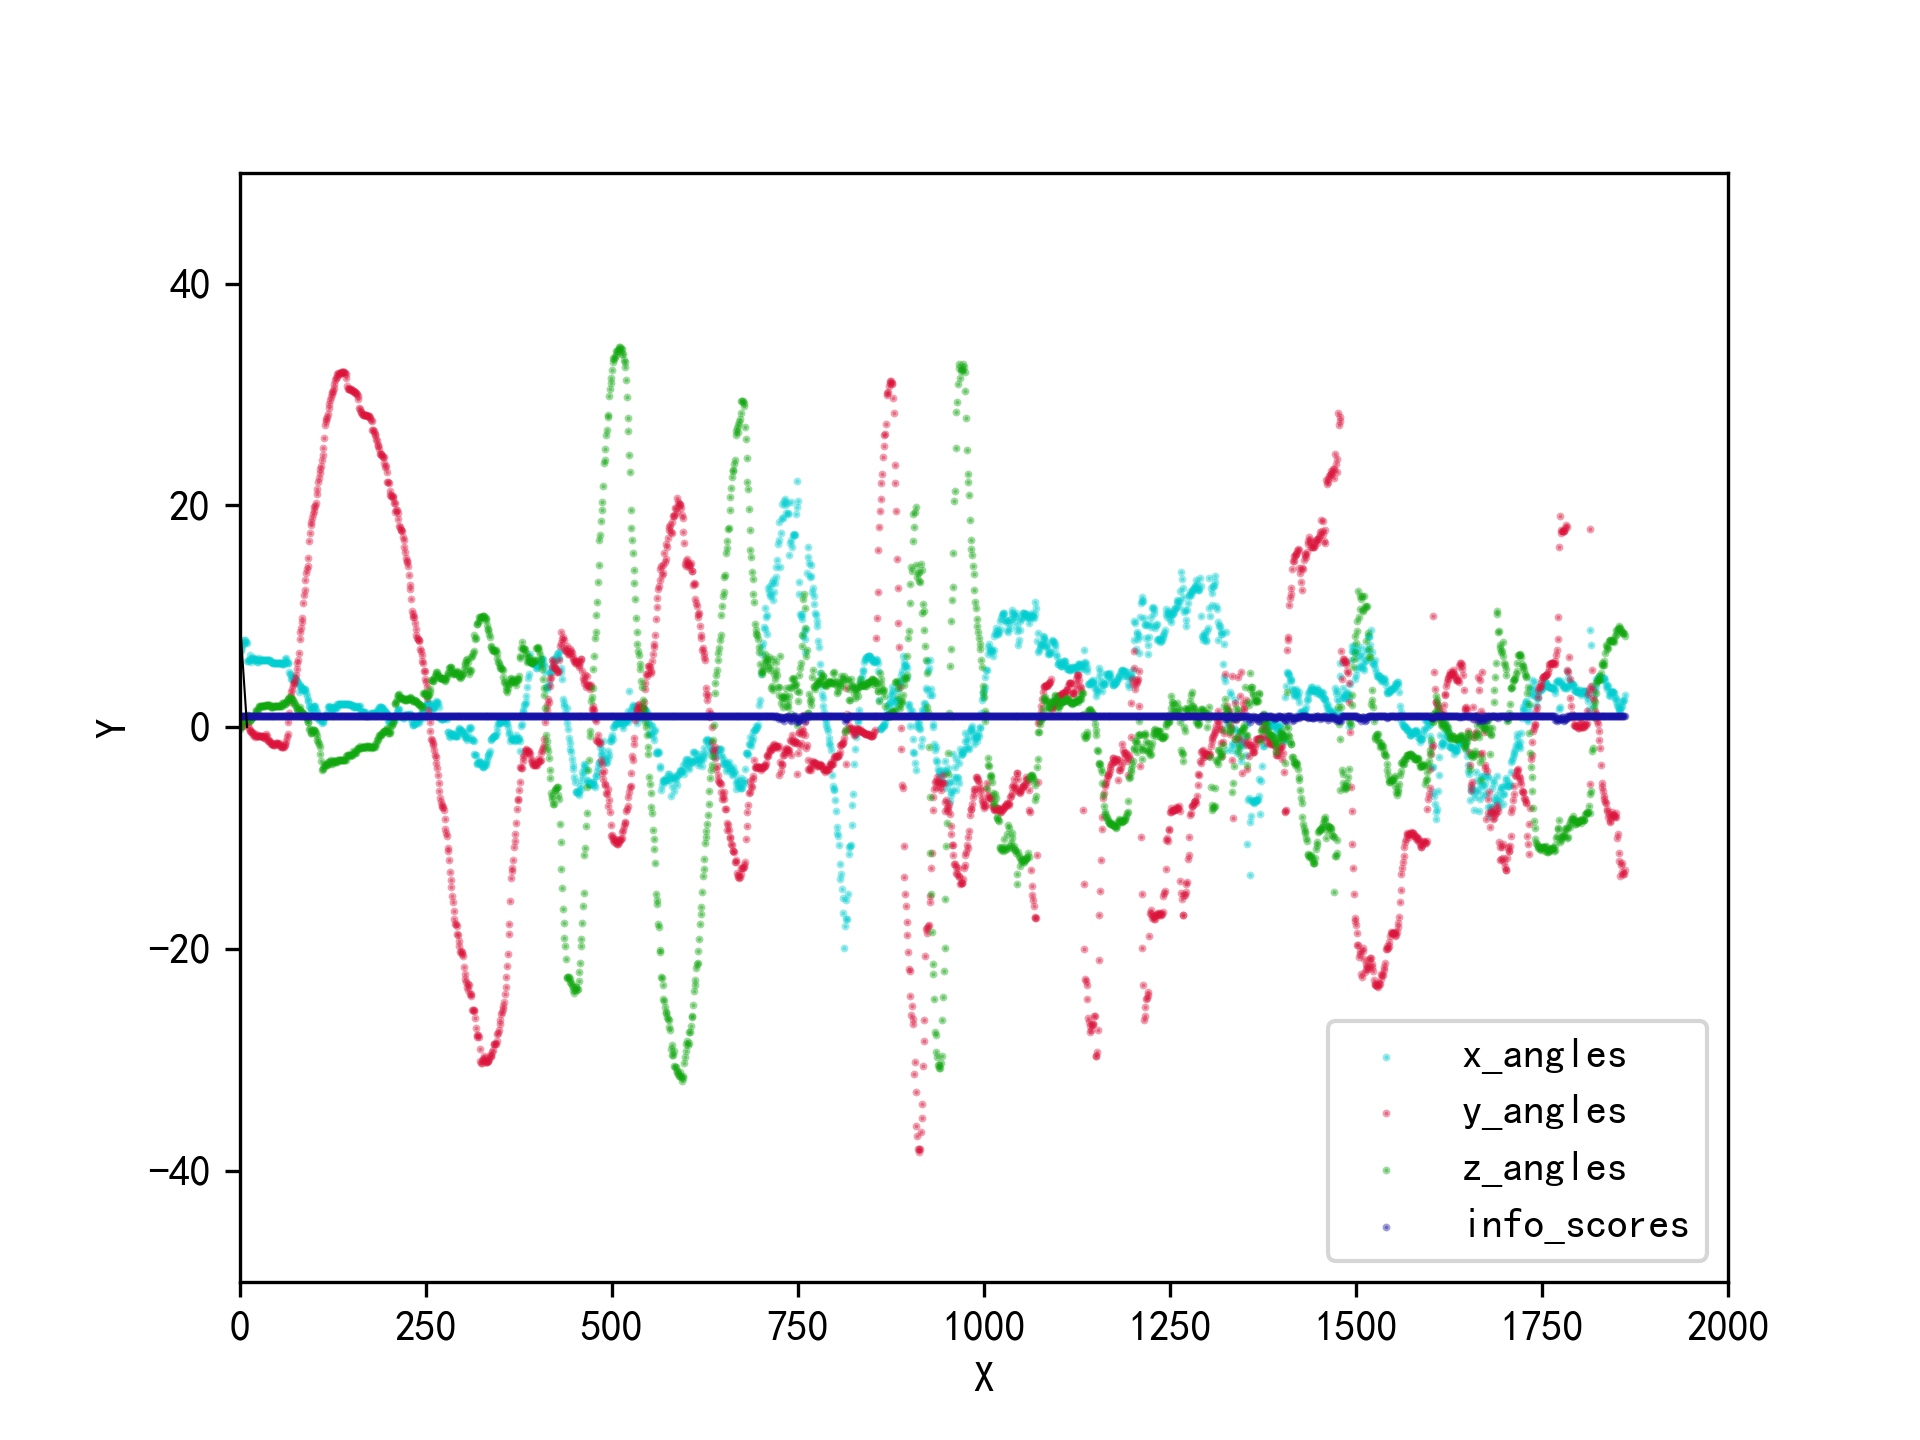

Reproduce this figure in Python.
# -*- coding: utf-8 -*-
import json
import matplotlib.pyplot as plt
import numpy as np

filename = "./myface_angle.json"

# 将数据加载到列表中
with open(filename) as f:
    pop_data = json.load(f)

# #创建一个包含人口数量的字典
x_angles = []
y_angles = []
z_angles = []
info_scores = []

for pop_dict in pop_data:
    x_angle = pop_dict['x_angle']
    x_angle = float(x_angle)
    y_angle = pop_dict['y_angle']
    y_angle = float(y_angle)
    z_angle = pop_dict['z_angle']
    z_angle = float(z_angle)
    info_score = pop_dict['info_score']
    info_score = float(info_score)

    x_angles.append(x_angle)
    y_angles.append(y_angle)
    z_angles.append(z_angle)
    info_scores.append(info_score)





plt.rcParams['font.sans-serif'] = ['SimHei']
plt.rcParams['axes.unicode_minus'] = False
# matplotlib画图中中文显示会有问题，需要这两行设置默认字体

plt.xlabel('X')
plt.ylabel('Y')
plt.xlim(xmax=2000, xmin=0)
plt.ylim(ymax=50, ymin=-50)
# 画两条（0-9）的坐标轴并设置轴标签x，y

x1 = np.arange(0, len(x_angles), 1)  # 随机产生300个平均值为2，方差为1.2的浮点数，即第一簇点的x轴坐标
colors1 = '#00CED1'  # 点的颜色
colors2 = '#DC143C'
colors3 = '#10A70F'
colors4 = '#1712A7'
area = np.pi * 0.5** 2  # 点面积
# 画散点图
plt.scatter(x1, x_angles, s=area, c=colors1, alpha=0.4, label='x_angles')
plt.scatter(x1, y_angles, s=area, c=colors2, alpha=0.4, label='y_angles')
plt.scatter(x1, z_angles, s=area, c=colors3, alpha=0.4, label='z_angles')
plt.scatter(x1, info_scores, s=area, c=colors4, alpha=0.4, label='info_scores')




plt.plot([0, 9.5], [9.5, 0], linewidth='0.5', color='#000000')
plt.legend()
plt.savefig(r'./angle.png', dpi=300)
plt.show()
